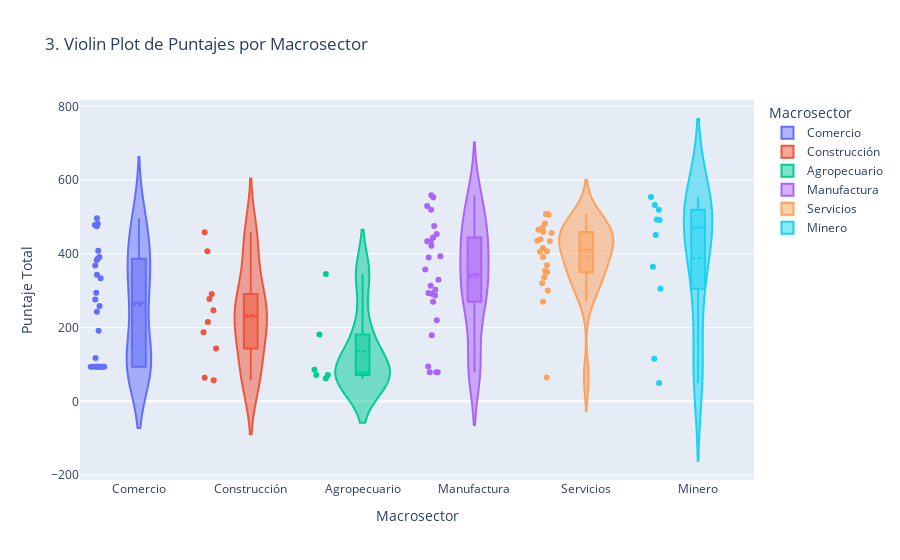

This figure's notebook cell:
### Markdown cell above
## 3. Diagrama de Violín de la Dispersión del Desempeño Sectorial

### Code cell
# 1. Calcular el puntaje total (suma de valoracionPonderada) para cada empresa.
total_scores = raw_data.groupby(['Razón social', 'Macrosector'])['valoracionPonderada'].sum().reset_index()
total_scores.rename(columns={'valoracionPonderada': 'puntaje_total'}, inplace=True)

# 2. Eliminar Razón social y limpiar Macrosector '0' 'No' 'No informa' 'SI' 'Si'
total_scores.drop(columns='Razón social', inplace=True)


# 3. Crear un violin plot para cada Macrosector.
violin_fig = px.violin(total_scores, y='puntaje_total', x='Macrosector', box=True, points='all',
               color='Macrosector', title='3. Violin Plot de Puntajes por Macrosector',
               labels={'puntaje_total': 'Puntaje Total', 'Macrosector': 'Macrosector'})
violin_fig.update_traces(meanline_visible=True)
violin_fig.update_layout(
    xaxis_title='Macrosector',
    yaxis_title='Puntaje Total'
)

violin_fig.show()
save_chart_as_html(violin_fig, '03_violin_plot_performance.html')

### Figure 1 — Plotly figure (JSON) as saved in the notebook; plotly's stock layout.template omitted (floating-point values rounded to 4 significant figures)
{"data": [{"alignmentgroup": "True", "box": {"visible": true}, "hovertemplate": "Macrosector=%{x}<br>Puntaje Total=%{y}<extra></extra>", "legendgroup": "Comercio", "marker": {"color": "#636efa"}, "meanline": {"visible": true}, "name": "Comercio", "offsetgroup": "Comercio", "orientation": "v", "points": "all", "scalegroup": "True", "showlegend": true, "type": "violin", "x": ["Comercio", "Comercio", "Comercio", "Comercio", "Comercio", "Comercio", "Comercio", "Comercio", "Comercio", "Comercio", "Comercio", "Comercio", "Comercio", "Comercio", "Comercio", "Comercio", "Comercio", "Comercio", "Comercio", "Comercio", "Comercio", "Comercio", "Comercio", "Comercio", "Comercio", "Comercio"], "x0": " ", "xaxis": "x", "y": [94.12, 94.12, 94.12, 343.5, 191.2, 94.12, 386.9, 391.5, 94.12, 478.4, 294.8, 117.6, 94.12, 242.7, 481.4, 368.5, 475.1, 276.5, 94.12, 94.12, 496.2, 383.1, 258.8, 333.8, 94.12, 408.6], "y0": " ", "yaxis": "y"}, {"alignmentgroup": "True", "box": {"visible": true}, "hovertemplate": "Macrosector=%{x}<br>Puntaje Total=%{y}<extra></extra>", "legendgroup": "Construcción", "marker": {"color": "#EF553B"}, "meanline": {"visible": true}, "name": "Construcción", "offsetgroup": "Construcción", "orientation": "v", "points": "all", "scalegroup": "True", "showlegend": true, "type": "violin", "x": ["Construcción", "Construcción", "Construcción", "Construcción", "Construcción", "Construcción", "Construcción", "Construcción", "Construcción", "Construcción"], "x0": " ", "xaxis": "x", "y": [64.29, 458.3, 406.8, 277.8, 187.4, 143.5, 214.9, 291.1, 57.14, 246.7], "y0": " ", "yaxis": "y"}, {"alignmentgroup": "True", "box": {"visible": true}, "hovertemplate": "Macrosector=%{x}<br>Puntaje Total=%{y}<extra></extra>", "legendgroup": "Agropecuario", "marker": {"color": "#00cc96"}, "meanline": {"visible": true}, "name": "Agropecuario", "offsetgroup": "Agropecuario", "orientation": "v", "points": "all", "scalegroup": "True", "showlegend": true, "type": "violin", "x": ["Agropecuario", "Agropecuario", "Agropecuario", "Agropecuario", "Agropecuario", "Agropecuario"], "x0": " ", "xaxis": "x", "y": [71.43, 61.9, 345.2, 181.0, 71.43, 85.71], "y0": " ", "yaxis": "y"}, {"alignmentgroup": "True", "box": {"visible": true}, "hovertemplate": "Macrosector=%{x}<br>Puntaje Total=%{y}<extra></extra>", "legendgroup": "Manufactura", "marker": {"color": "#ab63fa"}, "meanline": {"visible": true}, "name": "Manufactura", "offsetgroup": "Manufactura", "orientation": "v", "points": "all", "scalegroup": "True", "showlegend": true, "type": "violin", "x": ["Manufactura", "Manufactura", "Manufactura", "Manufactura", "Manufactura", "Manufactura", "Manufactura", "Manufactura", "Manufactura", "Manufactura", "Manufactura", "Manufactura", "Manufactura", "Manufactura", "Manufactura", "Manufactura", "Manufactura", "Manufactura", "Manufactura", "Manufactura", "Manufactura", "Manufactura", "Manufactura", "Manufactura", "Manufactura", "Manufactura"], "x0": " ", "xaxis": "x", "y": [529.6, 434.9, 292.1, 219.6, 393.4, 475.6, 444.6, 313.2, 519.3, 269.9, 94.74, 553.3, 329.9, 78.95, 434.3, 78.95, 287.2, 78.95, 302.6, 559.0, 422.2, 357.4, 389.8, 453.6, 293.9, 178.9], "y0": " ", "yaxis": "y"}, {"alignmentgroup": "True", "box": {"visible": true}, "hovertemplate": "Macrosector=%{x}<br>Puntaje Total=%{y}<extra></extra>", "legendgroup": "Servicios", "marker": {"color": "#FFA15A"}, "meanline": {"visible": true}, "name": "Servicios", "offsetgroup": "Servicios", "orientation": "v", "points": "all", "scalegroup": "True", "showlegend": true, "type": "violin", "x": ["Servicios", "Servicios", "Servicios", "Servicios", "Servicios", "Servicios", "Servicios", "Servicios", "Servicios", "Servicios", "Servicios", "Servicios", "Servicios", "Servicios", "Servicios", "Servicios", "Servicios", "Servicios", "Servicios", "Servicios", "Servicios", "Servicios"], "x0": " ", "xaxis": "x", "y": [351.0, 506.4, 368.9, 439.6, 459.5, 471.3, 482.3, 435.8, 508.1, 433.9, 300.4, 407.2, 270.2, 391.5, 320.4, 405.6, 465.5, 64.71, 456.2, 415.6, 336.4, 353.7], "y0": " ", "yaxis": "y"}, {"alignmentgroup": "True", "box": {"visible": true}, "hovertemplate": "Macrosector=%{x}<br>Puntaje Total=%{y}<extra></extra>", "legendgroup": "Minero", "marker": {"color": "#19d3f3"}, "meanline": {"visible": true}, "name": "Minero", "offsetgroup": "Minero", "orientation": "v", "points": "all", "scalegroup": "True", "showlegend": true, "type": "violin", "x": ["Minero", "Minero", "Minero", "Minero", "Minero", "Minero", "Minero", "Minero", "Minero", "Minero"], "x0": " ", "xaxis": "x", "y": [50.0, 305.6, 553.9, 519.3, 451.2, 532.6, 365.2, 491.6, 493.2, 115.4], "y0": " ", "yaxis": "y"}], "layout": {"legend": {"title": {"text": "Macrosector"}, "tracegroupgap": 0}, "title": {"text": "3. Violin Plot de Puntajes por Macrosector"}, "violinmode": "overlay", "xaxis": {"anchor": "y", "categoryarray": ["Comercio", "Construcción", "Agropecuario", "Manufactura", "Servicios", "Minero"], "categoryorder": "array", "domain": [0, 1], "title": {"text": "Macrosector"}}, "yaxis": {"anchor": "x", "domain": [0, 1], "title": {"text": "Puntaje Total"}}}}
